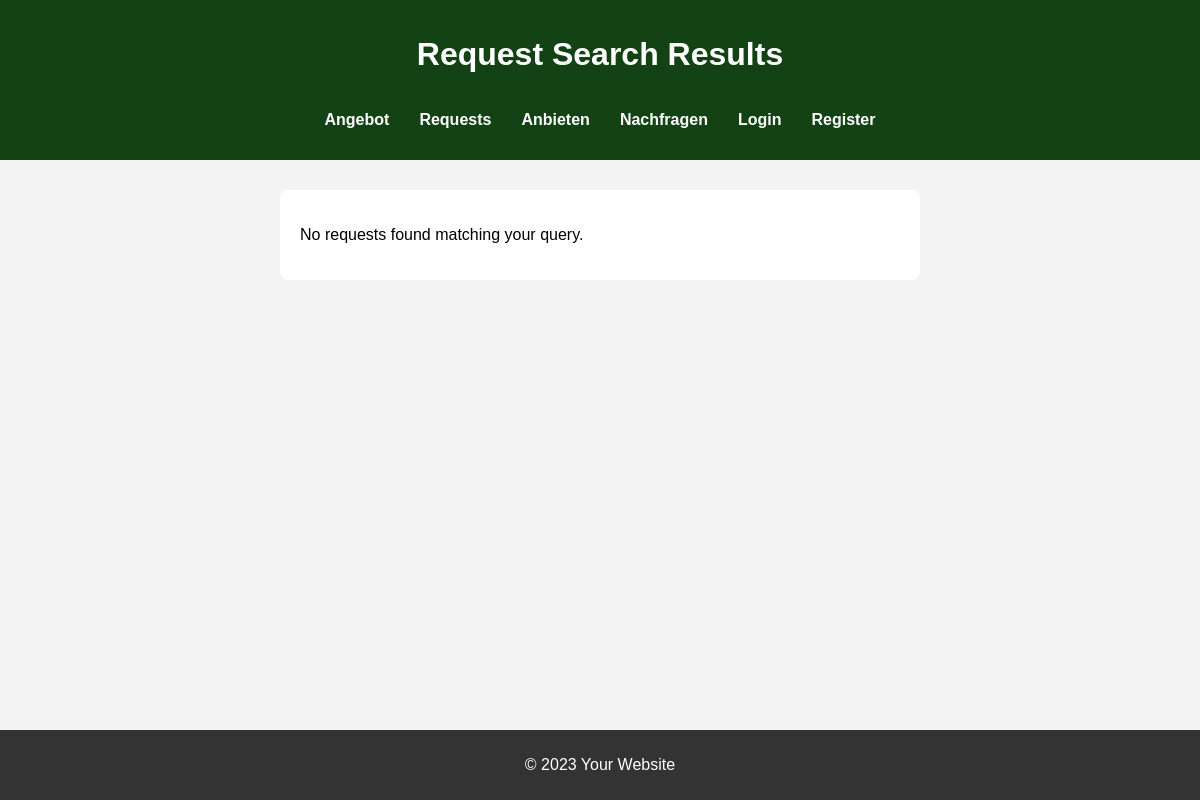
The app's page /search_results_requests, older data.
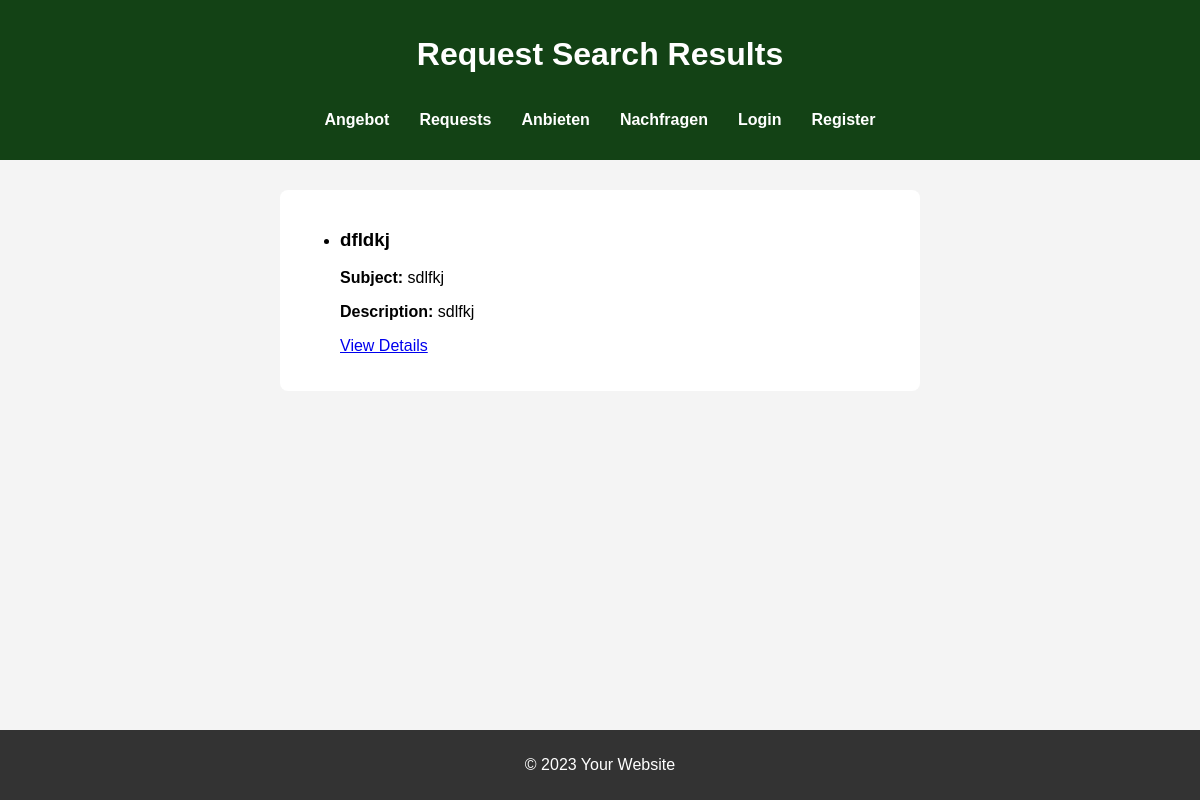
The same page, newer data.
### app.py (models this page shows, shortened)
class RequestPost(db.Model):
    id = db.Column(db.Integer, primary_key=True)
    title = db.Column(db.String(100), nullable=False)
    description = db.Column(db.String(200), nullable=False)
    subject = db.Column(db.String(100), nullable=False)
    price = db.Column(db.String(100), nullable=False)
    additional_information = db.Column(db.String(200), nullable=True)
    contact =db.Column(db.String(100), nullable = False)
    user_id = db.Column(db.Integer, db.ForeignKey('user.id'), nullable=False)
    user = db.relationship('User', backref=db.backref('requests', lazy=True))

### app.py (the view)
@app.route('/search_results_requests', methods=['GET'])
def search_results_requests():
    query = request.args.get('query')
    if query:
        results = RequestPost.query.filter(
            (RequestPost.title.ilike(f"%{query}%")) |
            (RequestPost.subject.ilike(f"%{query}%"))
        ).all()
    else:
        results = RequestPost.query.all()
    return render_template('search_results_requests.html', results=results)

### templates/search_results_requests.html (shortened to what this page needs)
<!DOCTYPE html>
<html lang="en">
<head>
    <link rel="stylesheet" href="{{ url_for('static', filename='style.css') }}">
</head>
<body>
    <header>
        <h1>Request Search Results</h1>
        <nav>
            <ul>
                <li><a href="/supply">Angebot</a></li>
                <li><a href="/requests">Requests</a></li>
                <li><a href="/university">Anbieten</a></li>
                <li><a href="/highschool">Nachfragen</a></li>
                {% if current_user.is_authenticated %}
                    <li><a href="/profile">Your Profile</a></li>
                    <li><a href="{{ url_for('logout') }}">Logout</a></li>
                {% else %}
                    <li><a href="{{ url_for('login') }}">Login</a></li>
                    <li><a href="{{ url_for('register') }}">Register</a></li>
                {% endif %}
            </ul>
        </nav>
    </header>
    <main>
        <form>
            {% if results %}
                <ul>
                    {% for post in results %}
                        <li>
                            <h3>{{ post.title }}</h3>
                            <p><strong>Subject:</strong> {{ post.subject }}</p>
                            <p><strong>Description:</strong> {{ post.description }}</p>
                            <a href="{{ url_for('request_detail', request_id=post.id) }}">View Details</a>
                        </li>
                    {% endfor %}
                </ul>
            {% else %}
                <p>No requests found matching your query.</p>
            {% endif %}
        </form>
    </main>
    <footer>
        <p>&copy; 2023 Your Website</p>
    </footer>
</body>
</html>

Row changes from the older to the newer data that the page shows:
added RequestPost: title "dfldkj", subject "sdlfkj", description "sdlfkj"
Text that changed along with them:
text no longer shown: "No requests found matching your query."
